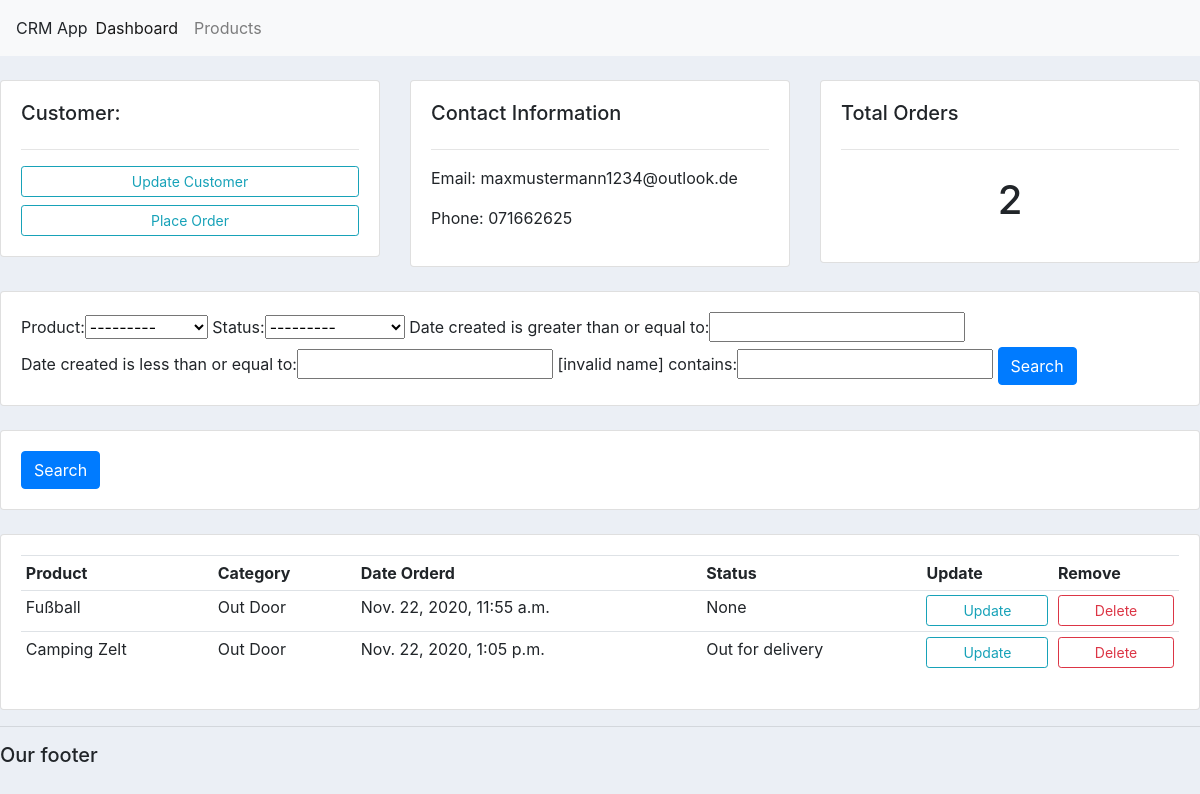
The app's page /customer/1/, older data.
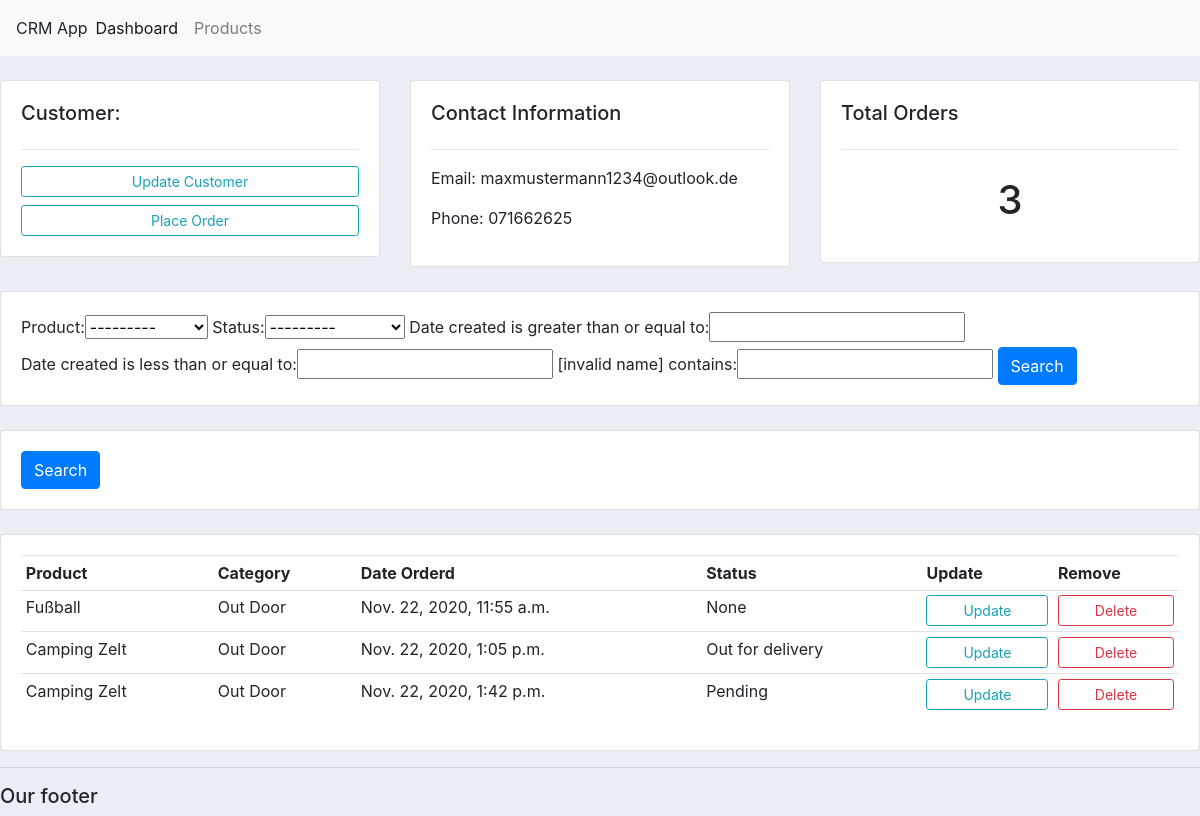
The same page, newer data.
### accounts/models.py (models this page shows, shortened)
class Order(models.Model):
  STATUS = (
      ('Pending', 'Pending'),
      ('Out for delivery', 'Out for delivery'),
      ('Delivered', 'Delivered'),
      )
  customer = models.ForeignKey(Customer, null=True, on_delete= models.SET_NULL)
  product = models.ForeignKey(Product, null=True, on_delete= models.SET_NULL)
  date_created = models.DateTimeField(auto_now_add=True, null=True)
  status = models.CharField(max_length=200, null=True, choices=STATUS)

class Product(models.Model):
  CATEGORY = (
      ('Indoor', 'Indoor'),
      ('Out Door', 'Out Door'),
      )
  name = models.CharField(max_length=200, null=True)
  price = models.FloatField(null=True)
  category = models.CharField(max_length=200, null=True, choices=CATEGORY)
  description = models.CharField(max_length=200, null=True, blank=True)
  date_created = models.DateTimeField(auto_now_add=True, null=True)
  tags = models.ManyToManyField(Tag)
  def __str__(self):
    return self.name

### accounts/views.py (the view)
# urls.py: path('customer/<str:pk_test>/', views.customer, name="customers"),
def customer(request, pk_test):
  customer = Customer.objects.get(id=pk_test)
  orders = customer.order_set.all()
  orders_count = orders.count()
  myFilter = OrderFilter(request.GET, queryset=orders)
  orders = myFilter.qs
  context = {'customer': customer, 'orders': orders, 'orders_count': orders_count, 'myFilter': myFilter}
  return render(request, 'accounts/customer.html', context)

### accounts/templates/accounts/customer.html
{% extends 'accounts/main.html' %}
{% block content %}
  <br>
<div class="row">
  <div class="col-md">
    <div class="card card-body">
      <h5>Customer:</h5>
      <hr>
      <a class="btn btn-outline-info  btn-sm btn-block" href="">Update Customer</a>
      <a class="btn btn-outline-info  btn-sm btn-block" href="{% url 'create_order' customer.id %}">Place Order</a>
    </div>
  </div>
  <div class="col-md">
    <div class="card card-body">
      <h5>Contact Information</h5>
      <hr>
      <p>Email: {{customer.email}} </p>
      <p>Phone: {{customer.phone}}</p>
    </div>
  </div>
  <div class="col-md">
    <div class="card card-body">
      <h5>Total Orders</h5>
      <hr>
      <h1 style="text-align: center;padding: 10px">{{orders_count}}</h1>
    </div>
  </div>
</div>
<br>
<div class="row">
  <div class="col-md">
    <div class="card card-body">
      <form action="get">
        {{myFilter.form}}
        <button class="btn btn-primary" type="submit">Search</button>
      </form>
   </div>
  </div>
</div>
<br>
<div class="row">
  <div class="col">
    <div class="card card-body">
      <form method="get">
        <button class="btn btn-primary" type="submit">Search</button>
      </form>
    </div>
  </div>
</div>
<br>
<div class="row">
  <div class="col-md">
    <div class="card card-body">
      <table class="table table-sm">
        <tr>
          <th>Product</th>
          <th>Category</th>
          <th>Date Orderd</th>
          <th>Status</th>
          <th>Update</th>
          <th>Remove</th>
        </tr>
        {% for order in orders %}
        <tr>
          <td>{{order.product}}</td>
          <td>{{order.product.category}}</td>
          <td>{{order.date_created}}</td>
          <td>{{order.status}}</td>
          <td><a class="btn btn-outline-info  btn-sm btn-block" href="">Update</a></td>
          <td><a class="btn btn-outline-danger  btn-sm btn-block" href="">Delete</a></td
        </tr>
        {% endfor %}
      </table>
    </div>
  </div>
</div>
{% endblock %}

Row changes from the older to the newer data that the page shows:
added Order: product "Camping Zelt", product.category "Out Door", date_created "Nov. 22, 2020, 1:42 p.m.", status "Pending"
Text that changed along with them:
{{ orders_count }}: "2" → "3"
